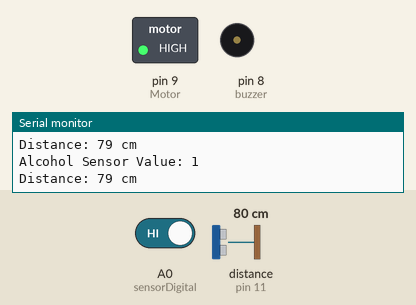
This sketch was run on a simulated Arduino Uno, built with avr-gcc and run on an emulated ATmega328P. Parts: switched loads named in the sketch (green lamp = pin HIGH), buzzer (waves = sounding, pin HIGH), the last lines printed to the serial monitor. Wiring (inferred from the names in the program): ultrasonic range finder: trigger pin 10; echo pin 11. The inputs (shaded band) are chosen by the test bench; at power-on: distance to the obstacle (sensor on pin 11) 80 cm, A0 (sensorDigital) HIGH. The echo pulse lasts 58.3 µs per cm; pins used as bus, display or sensor lines are not drawn.

Above: at 1.2 s.
1.3 s: distance to the obstacle (sensor on pin 11) set to 18 cm
2.8 s: distance to the obstacle (sensor on pin 11) set to 14 cm
At 4.0 s:
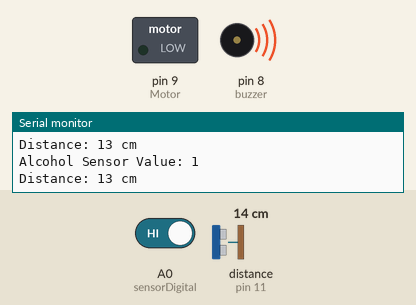
4.3 s: distance to the obstacle (sensor on pin 11) set to 35 cm
At 5.0 s:
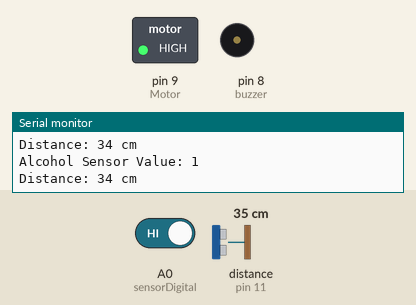
5.8 s: distance to the obstacle (sensor on pin 11) set to 2 cm
At 6.6 s:
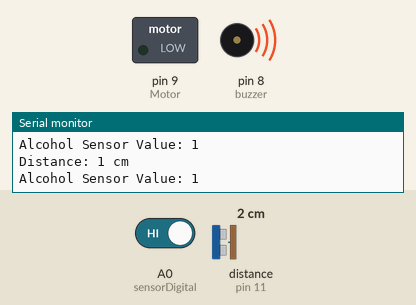
Timing chart, 0 to 8.3 s (numbered marks = the images above; inputs shaded):
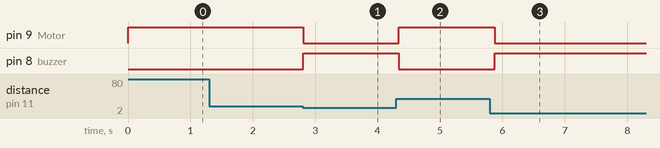

Measured:
- the behaviour switches between 16 and 15 cm on distance to the obstacle (sensor on pin 11) (found by bisection; images 0 and 1)
- after the input at 2.8 s, pin 9 (Motor): HIGH → LOW at once; pin 8 (buzzer): LOW → HIGH at once
- after the input at 4.3 s, pin 9 (Motor): LOW → HIGH at once; pin 8 (buzzer): HIGH → LOW at once
- after the input at 5.8 s, pin 9 (Motor): HIGH → LOW after 0.08 s; pin 8 (buzzer): LOW → HIGH after 0.08 s

The sketch:

vehicle_safety_system.ino
```cpp
#define sensorDigital A0
#define sensorTrigger 10
#define sensorEcho 11
#define Motor 9
#define buzzer 8

void setup() {
  pinMode(sensorDigital, INPUT);
  pinMode(sensorTrigger, OUTPUT);
  pinMode(sensorEcho, INPUT);
  pinMode(Motor, OUTPUT);
  pinMode(buzzer, OUTPUT);
  digitalWrite(Motor, HIGH);
  digitalWrite(buzzer, LOW);
  Serial.begin(9600);
}

void loop() {
  bool alcoholDetected = digitalRead(sensorDigital);
  Serial.print("Alcohol Sensor Value: ");
  Serial.println(alcoholDetected);

  long duration, distance;
  digitalWrite(sensorTrigger, LOW);
  delayMicroseconds(2);
  digitalWrite(sensorTrigger, HIGH);
  delayMicroseconds(10);
  digitalWrite(sensorTrigger, LOW);

  duration = pulseIn(sensorEcho, HIGH);
  distance = (duration / 2) / 29.1;

  Serial.print("Distance: ");
  Serial.print(distance);
  Serial.println(" cm");

  if (alcoholDetected == LOW || (distance > 0 && distance < 15)) {
    digitalWrite(Motor, LOW);
    digitalWrite(buzzer, HIGH);
  }
  else {
    digitalWrite(Motor, HIGH);
    digitalWrite(buzzer, LOW);
  }

  delay(100);
}
```
